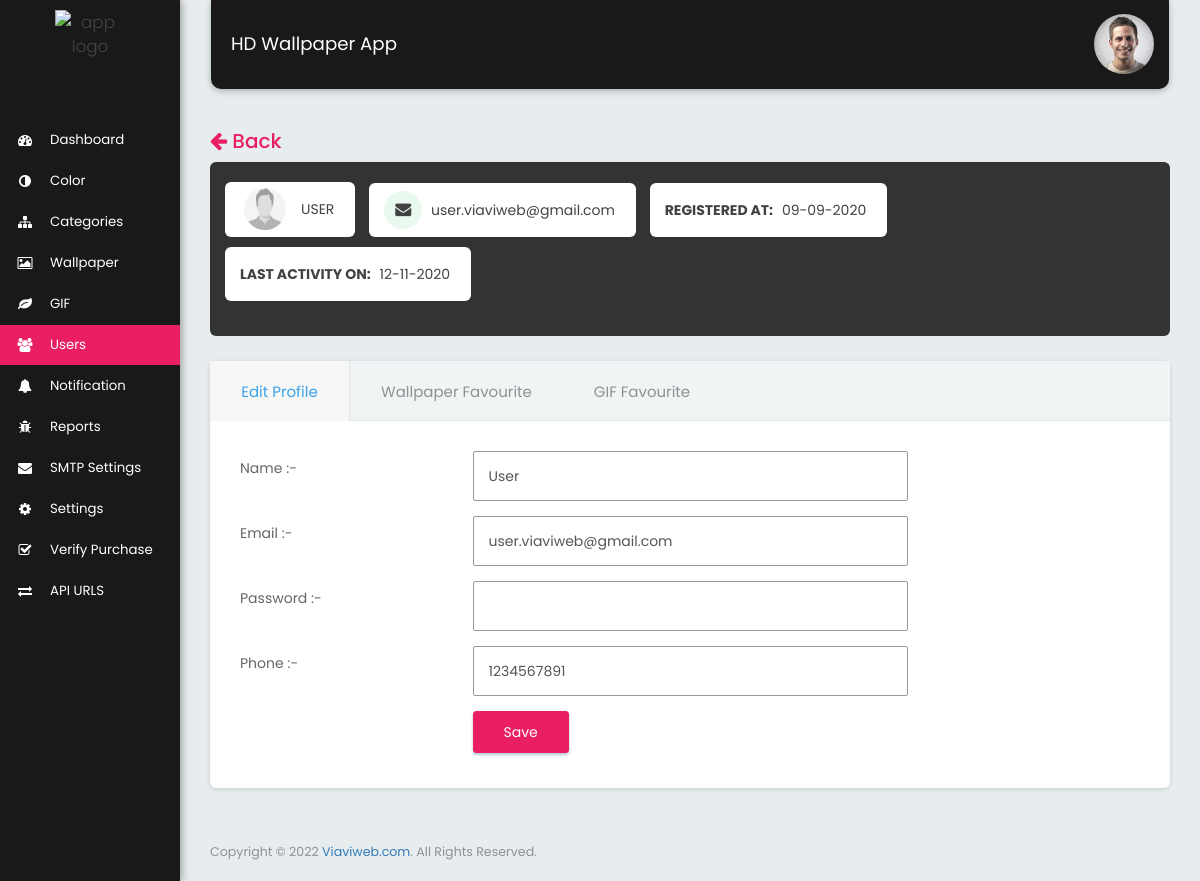
Page /user_profile.php?user_id=1&redirect=manage_users.php (signed in) on the committed database.
### tables this page shows
CREATE TABLE `tbl_users` (
  `id` int(10) NOT NULL,
  `user_type` varchar(20) NOT NULL DEFAULT 'Normal',
  `name` varchar(60) NOT NULL,
  `email` varchar(70) NOT NULL,
  `password` text NOT NULL,
  `phone` varchar(20) NOT NULL,
  `auth_id` varchar(255) NOT NULL DEFAULT '0',
  `registered_on` varchar(200) NOT NULL DEFAULT '0',
  `status` int(1) NOT NULL DEFAULT 1
);

CREATE TABLE `tbl_active_log` (
  `id` int(10) NOT NULL,
  `user_id` int(10) NOT NULL,
  `date_time` varchar(200) NOT NULL
);

### includes/function.php (called while the page is built, shortened)
<?php
function calculate_time_span($post_time, $flag = false)
{
    if ($post_time != '') {
        $seconds = time() - $post_time;
        $year = floor($seconds / 31556926);
        $months = floor($seconds / 2629743);
        $week = floor($seconds / 604800);
        $day = floor($seconds / 86400);
        $hours = floor($seconds / 3600);
        $mins = floor(($seconds - ($hours * 3600)) / 60);
        $secs = floor($seconds % 60);
        if ($seconds < 60) $time = $secs . " sec ago";
        else if ($seconds < 3600) $time = ($mins == 1) ? $mins . " min ago" : $mins . " mins ago";
        else if ($seconds < 86400) $time = ($hours == 1) ? $hours . " hour ago" : $hours . " hours ago";
        else if ($seconds < 604800) $time = ($day == 1) ? $day . " day ago" : $day . " days ago";
        else if ($seconds < 2629743) $time = ($week == 1) ? $week . " week ago" : $week . " weeks ago";
        else if ($seconds < 31556926) $time = ($months == 1) ? $months . " month ago" : $months . " months ago";
        else $time = ($year == 1) ? $year . " year ago" : $year . " years ago";
        if ($flag) {
            if ($day > 1) {
                $time = date('d-m-Y', $post_time);
            }
        }
        return $time;
    } else {
        return 'not available';
    }
}

### user_profile.php (the view, shortened to what this page needs)
<?php
include('includes/header.php');
include('includes/function.php');
$user_id=strip_tags(addslashes(trim($_GET['user_id'])));
$user_qry="SELECT * FROM tbl_users WHERE id='$user_id'";
$user_result=mysqli_query($mysqli,$user_qry);
$user_row=mysqli_fetch_assoc($user_result);
$user_img='assets/images/user-icons.jpg';
function getLastActiveLog($user_id){
	global $mysqli;
	$sql="SELECT * FROM tbl_active_log WHERE `user_id`='$user_id'";
	$res=mysqli_query($mysqli, $sql);
	if(mysqli_num_rows($res) == 0){
		echo 'no available';
	}
	else{
		$row=mysqli_fetch_assoc($res);
		return calculate_time_span($row['date_time'],true);
	}
}
?>
<link rel="stylesheet" type="text/css" href="assets/css/stylish-tooltip.css">
<div class="row">
	<div class="col-lg-12">
		<?php
		if(isset($_GET['redirect'])){
			echo '<a href="'.$_GET['redirect'].'"><h4 class="pull-left" style="font-size: 20px;color: #e91e63"><i class="fa fa-arrow-left"></i> Back</h4></a>';
		}
		else{
			echo '<a href="manage_users.php"><h4 class="pull-left" style="font-size: 20px;color: #e91e63"><i class="fa fa-arrow-left"></i> Back</h4></a>';
		}
		?>
		<div class="page_title_block user_dashboard_item" style="background-color: #333;border-radius:6px;border-bottom:0">
			<div class="user_dashboard_mr_bottom">
				<div class="col-md-12 col-xs-12"> <br>
					<span class="badge badge-success badge-icon">
						<div class="user_profile_img">
							<img type="image" src="<?php echo $user_img;?>" alt="image" style=""/>
						</div>
						<span style="font-size: 14px;"><?php echo $user_row['name'];?>
					</span>
				</span>
				<span class="badge badge-success badge-icon">
					<i class="fa fa-envelope fa-2x" aria-hidden="true"></i>
					<span style="font-size: 14px;text-transform: lowercase;"><?php echo $user_row['email'];?></span>
				</span>
				<span class="badge badge-success badge-icon">
					<strong style="font-size: 14px;">Registered At:</strong>
					<span style="font-size: 14px;"><?php echo date('d-m-Y',$user_row['registered_on']);?></span>
				</span>
				<span class="badge badge-success badge-icon">
					<strong style="font-size: 14px;">Last Activity On:</strong>
					<span style="font-size: 14px;text-transform: lowercase;"><?php echo getLastActiveLog($user_id)?></span>
				</span>
				<br><br/>
			</div>
		</div>
	</div>
	<div class="card card-tab">
		<div class="card-header" style="overflow-x: auto;overflow-y: hidden;">
			<ul class="nav nav-tabs" role="tablist">
				<li role="dashboard" class="active"><a href="#edit_profile" aria-controls="edit_profile" role="tab" data-toggle="tab">Edit Profile</a></li>
				<li role="favourite_post"><a href="#favourite_post" aria-controls="favourite_post" role="tab" data-toggle="tab">Wallpaper Favourite</a></li>
				<li role="favourite_post"><a href="#gif_favourite_post" aria-controls="gif_favourite_post" role="tab" data-toggle="tab">GIF Favourite</a></li>
			</ul>
		</div>
		<div class="card-body no-padding tab-content">
			<div role="tabpanel" class="tab-pane active" id="edit_profile">
				<div class="row">
					<div class="col-md-12">
						<form action="" method="post" class="form form-horizontal" enctype="multipart/form-data">
							<div class="section">
								<div class="section-body">
									<div class="form-group">
										<label class="col-md-3 control-label">Name :-</label>
										<div class="col-md-6">
											<input type="text" name="name" id="name" value="<?=$user_row['name']?>" class="form-control" required>
										</div>
									</div>
									<div class="form-group">
										<label class="col-md-3 control-label">Email :-</label>
										<div class="col-md-6">
											<input type="email" name="email" id="email" value="<?=$user_row['email']?>" class="form-control" <?=($user_row['user_type']!='Normal') ? 'readonly' : ''?> required>
										</div>
									</div>
									<?php
									if($user_row['user_type']=='Normal' OR $user_row['user_type']=='normal'){
										?>
										<div class="form-group">
											<label class="col-md-3 control-label">Password :-</label>
											<div class="col-md-6">
												<input type="password" name="password" id="password" value="" class="form-control">
											</div>
										</div>
									<?php } ?>
									<div class="form-group">
										<label class="col-md-3 control-label">Phone :-</label>
										<div class="col-md-6">
											<input type="text" name="phone" id="phone" value="<?=$user_row['phone']?>" class="form-control">
										</div>
									</div>
									<div class="form-group">
										<div class="col-md-9 col-md-offset-3">
											<button type="submit" name="btn_submit" class="btn btn-primary">Save</button>
										</div>
									</div>
								</div>
							</div>
						</form>
					</div>
				</div>
			</div>
		</div>
	</div>
</div>
</div>
<?php
include('includes/footer.php');
?>

### rows in the picture
tbl_users: name "USER", email "user.viaviweb@gmail.com", registered_on "09-09-2020", name "User", phone "1234567891"
tbl_active_log: date_time "12-11-2020"

### other values in the picture
APP_NAME "HD Wallpaper App"
